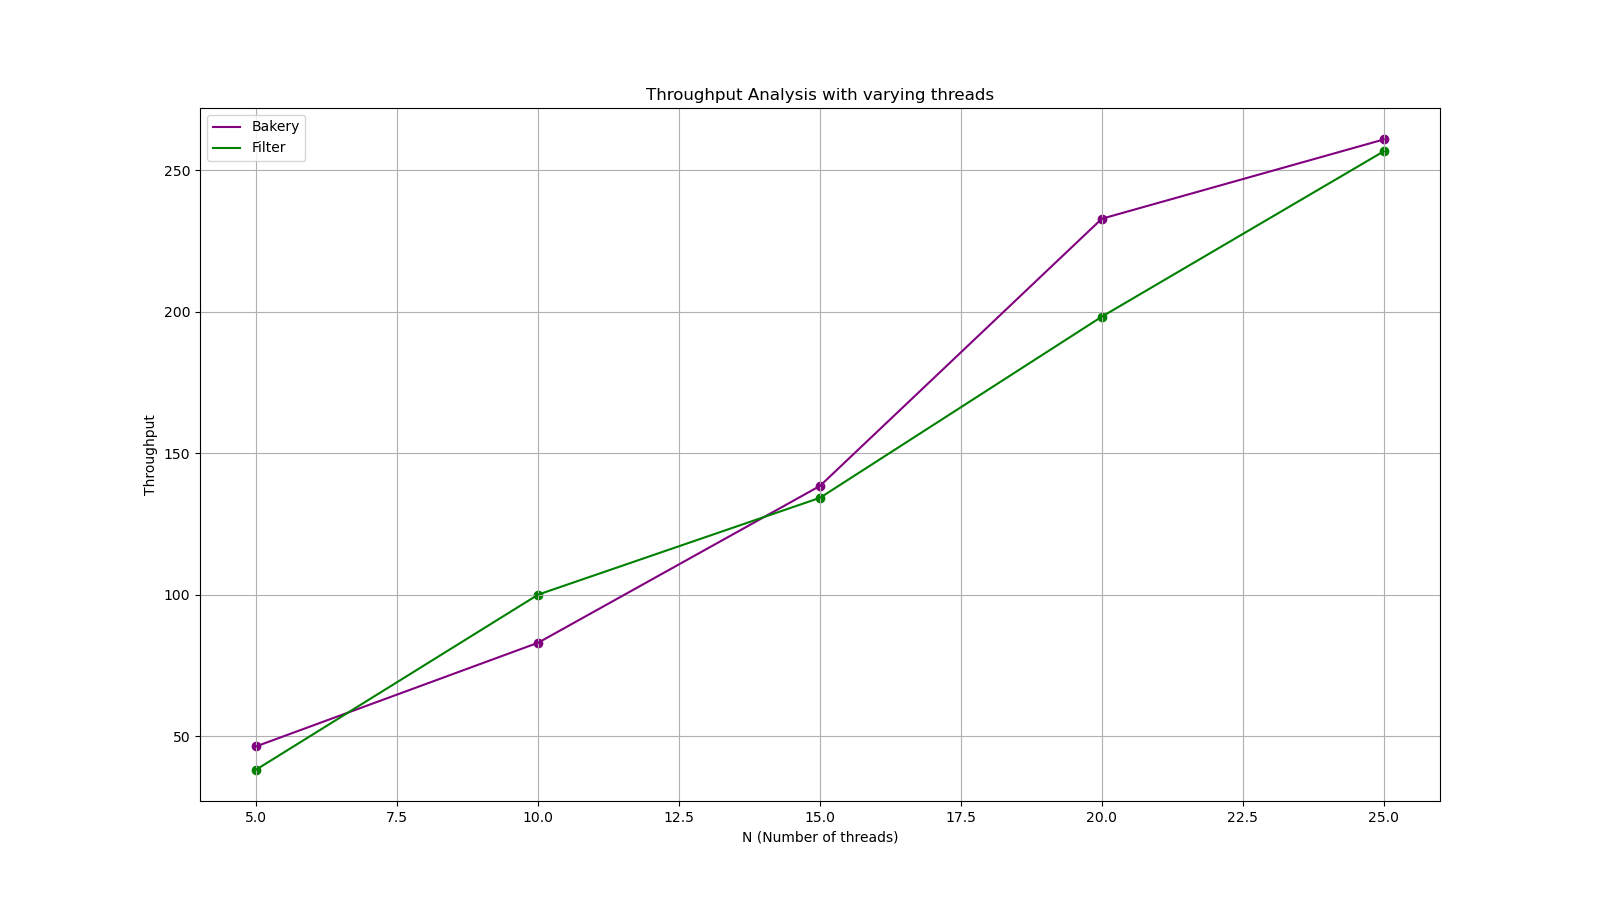

Here is the Python script that generated this plot:
# Throughput Analysis with varying k [AVG]: 

import matplotlib.pyplot as plt
import os

def avg(a,b,c,d,e):
    return (a+b+c+d+e)/5


N = [5, 10, 15, 20, 25]
B = [avg(37,41,35,47,72), avg(87,59,93,102,74), avg(115,111,177,152,137), avg(278,225,244,212,205), avg(258,205,361,240,240)]
F = [avg(40,44,28,46,33), avg(91,83,149,92,85), avg(123,148,152,105,143), avg(184,198,244,183,182), avg(277,253,296,190,267)]

# make a big plot
plt.figure(figsize=(16, 9))

plt.plot(N, B, label='Bakery', color='purple')
plt.plot(N, F, label='Filter', color='green')

# show grid lines
plt.grid(True)

# show markers
plt.scatter(N, B, color='purple')
plt.scatter(N, F, color='green')

plt.xlabel('N (Number of threads)')
plt.ylabel('Throughput')
plt.title('Throughput Analysis with varying threads')
plt.legend()
script_name = os.path.splitext(os.path.basename(__file__))[0]
plt.savefig(f"{script_name}.png")
plt.show()
